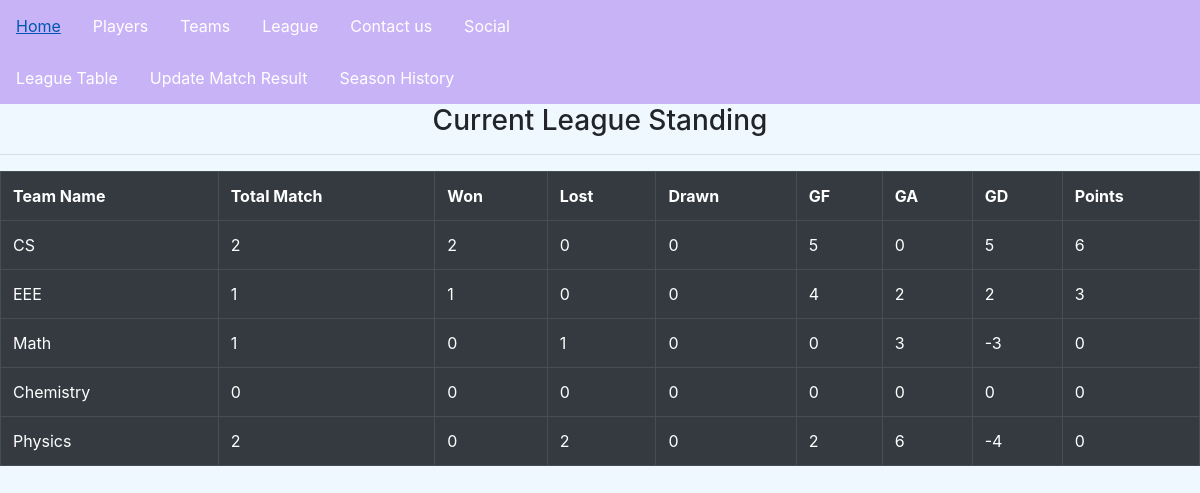
/league/, run on an earlier commit of the app's database.
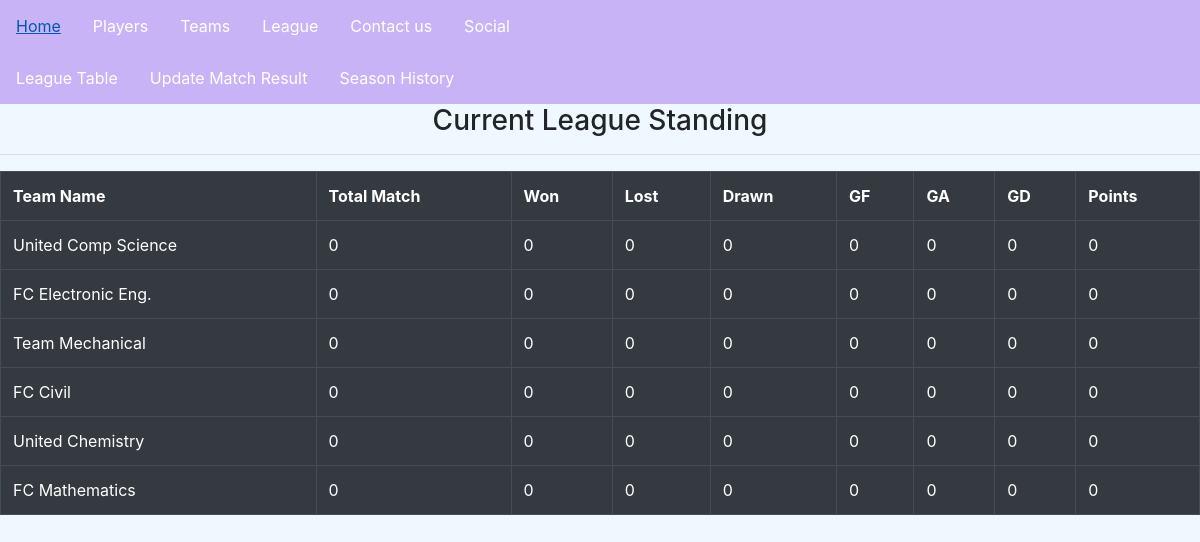
And on a later commit of the database.
### leaguestat/models.py (models this page shows)
class LeagueTable(models.Model):
    teamName = models.OneToOneField(Team, unique=True, on_delete=models.CASCADE)
    totalMatch = models.PositiveIntegerField(default=0)
    won = models.PositiveIntegerField(default=0)
    lost =models.PositiveIntegerField(default=0)
    drawn = models.PositiveIntegerField(default=0)
    gf = models.PositiveIntegerField(default=0)
    ga = models.PositiveIntegerField(default=0)
    gd = models.IntegerField(default=0)
    points = models.PositiveIntegerField(default=0)

### team/models.py (models this page shows, shortened)
class Team(models.Model):
    teamID = models.PositiveIntegerField(unique=True)
    teamName = models.CharField(max_length=100,unique=True)
    managerName = models.CharField(max_length=100)
    teamSponsor = models.CharField(max_length=100)

### leaguestat/views.py (the view)
# urls.py: path('', views.league_table, name="league_table"),
def league_table(request):
    context = {}
    context["table"] = LeagueTable.objects.all().order_by('-points')
    return render(request, "leaguestat/league_table.html",context)

### leaguestat/templates/leaguestat/league_table.html (shortened to what this page needs)
{% extends "base.html" %}
{% block content %}
    {% include 'leaguestat/leaguestat_navbar.html' %}
    <h3>Current League Standing</h3>
    <hr>
    <table class="table table-bordered table-dark">
    <tr>
        <th>Team Name</th>
        <th>Total Match</th>
        <th>Won</th>
        <th>Lost</th>
        <th>Drawn</th>
        <th>GF</th>
        <th>GA</th>
        <th>GD</th>
        <th>Points</th>
    </tr>
    {% for d in table %}
    <tr>
        <td>{{d.teamName.teamName}}</td>
        <td>{{d.totalMatch}}</td>
        <td>{{d.won}}</td>
        <td>{{d.lost}}</td>
        <td>{{d.drawn}}</td>
        <td>{{d.gf}}</td>
        <td>{{d.ga}}</td>
        <td>{{d.gd}}</td>
        <td>{{d.points}}</td>
        </tr>
        {% endfor %}
    </table>
{% endblock content %}

What changed in the data, as far as the page shows it:
removed LeagueTable: teamName.teamName "CS", totalMatch "2", won "2", lost "0", drawn "0", gf "5", ga "0", gd "5", points "6"
removed LeagueTable: teamName.teamName "EEE", totalMatch "1", won "1", lost "0", drawn "0", gf "4", ga "2", gd "2", points "3"
removed LeagueTable: teamName.teamName "Math", totalMatch "1", won "0", lost "1", drawn "0", gf "0", ga "3", gd "-3", points "0"
removed LeagueTable: teamName.teamName "Chemistry", totalMatch "0", won "0", lost "0", drawn "0", gf "0", ga "0", gd "0", points "0"
removed LeagueTable: teamName.teamName "Physics", totalMatch "2", won "0", lost "2", drawn "0", gf "2", ga "6", gd "-4", points "0"
added LeagueTable: teamName.teamName "United Comp Science", totalMatch "0", won "0", lost "0", drawn "0", gf "0", ga "0", gd "0", points "0"
added LeagueTable: teamName.teamName "FC Electronic Eng.", totalMatch "0", won "0", lost "0", drawn "0", gf "0", ga "0", gd "0", points "0"
added LeagueTable: teamName.teamName "Team Mechanical", totalMatch "0", won "0", lost "0", drawn "0", gf "0", ga "0", gd "0", points "0"
added LeagueTable: teamName.teamName "FC Civil", totalMatch "0", won "0", lost "0", drawn "0", gf "0", ga "0", gd "0", points "0"
added LeagueTable: teamName.teamName "United Chemistry", totalMatch "0", won "0", lost "0", drawn "0", gf "0", ga "0", gd "0", points "0"
added LeagueTable: teamName.teamName "FC Mathematics", totalMatch "0", won "0", lost "0", drawn "0", gf "0", ga "0", gd "0", points "0"
